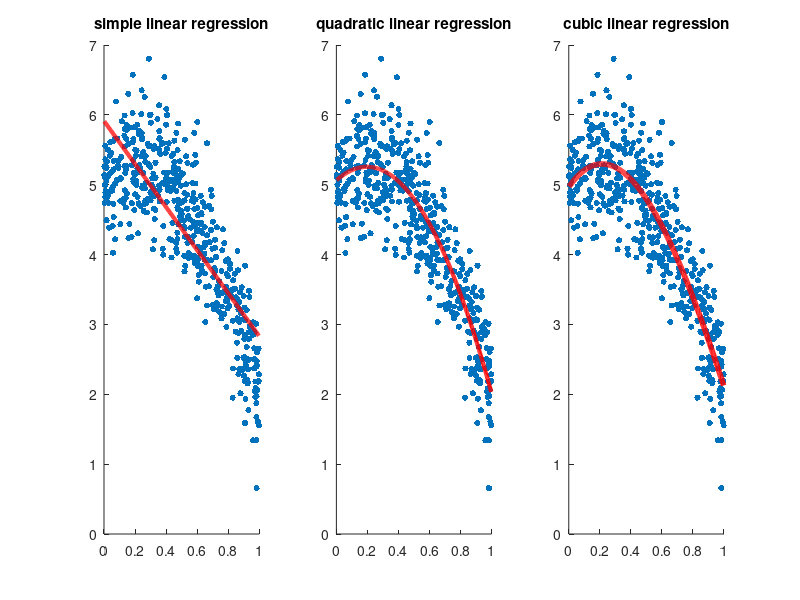

Source code (MATLAB):
load('LinearRegression.mat')

% find the coefficients for simple linear regression.
% A1 = [1,Xtrain]
A1 = cat(2,ones(length(Xtrain),1),Xtrain);
W1 = A1\Ytrain;

% find the coefficients for linear regression with quadratic term
% A2 = [1,Xtrain,Xtrain.^2]
A2 = cat(2,ones(length(Xtrain),1),Xtrain,Xtrain.^2);
W2 = A2\Ytrain;

%  find the coefficients for linear regression with cubic term,
% A3 = [1,Xtrain,Xtrain.^2,Xtrain.^3]
A3 = cat(2,ones(length(Xtrain),1),Xtrain,Xtrain.^2,Xtrain.^3);
W3 = A3\Ytrain;

% Generate predicted regression lines given the derived coefficients.
figure
subplot(1,3,1);
title('simple linear regression');
hold on
% create an X series to draw lines
Xpred = linspace(min(Xtrain),max(Xtrain),500)'; 
% predicted regression lines for simple linear regression
Ypred1 = cat(2, ones(length(Xpred),1),Xpred)*W1; 
scatter(Xtrain,Ytrain,20,'filled');
hold on;
plot(Xpred,Ypred1,'r','LineWidth',3);

subplot(1,3,2);
title('quadratic linear regression');
hold on
% predicted regression lines for linear regression with quadratic term
Ypred2 = cat(2, ones(length(Xpred),1),Xpred,Xpred.^2)*W2;
scatter(Xtrain,Ytrain,20,'filled');
hold on;
plot(Xpred,Ypred2,'r','LineWidth',3);

subplot(1,3,3);
title('cubic linear regression');
hold on
% predicted regression lines for linear regression with cubic form
Ypred3 = cat(2,ones(length(Xpred),1),Xpred,Xpred.^2,Xpred.^3)*W3;
scatter(Xtrain,Ytrain,20,'filled');
hold on;
plot(Xpred,Ypred3,'r','LineWidth',4);


% (e) Calculate training error rate.
% Error rate for simple LR
Etrain1 = mean((Ytrain - A1*W1).^2);
% Error rate for LR with quadratic term
Etrain2 = mean((Ytrain - A2*W2).^2);
% Error rate for LR with cubic form
Etrain3 = mean((Ytrain - A3*W3).^2);

% (f) Apply the coefficient to the testing set. Calculate error
A1test = cat(2,ones(length(Xtest),1),Xtest);
A2test = cat(2,ones(length(Xtest),1),Xtest,Xtest.^2);
A3test = cat(2,ones(length(Xtest),1),Xtest,Xtest.^2,Xtest.^3);

Etest1 = mean((Ytest - A1test*W1).^2);
Etest2 = mean((Ytest - A2test*W2).^2);
Etest3 = mean((Ytest - A3test*W3).^2);

